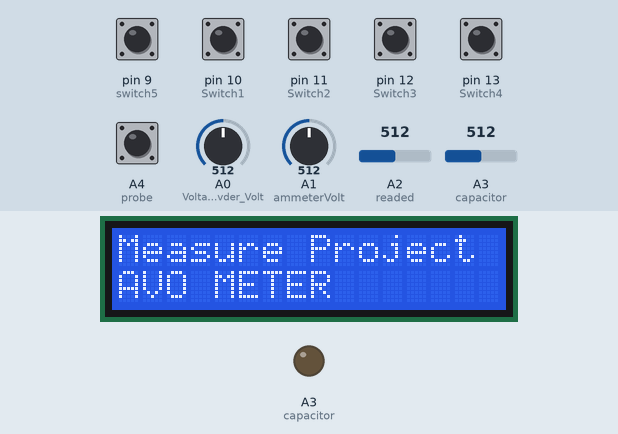
A sketch run on a simulated Arduino Uno, built with avr-gcc and run on an emulated ATmega328P. Shown: 16×2 character LCD, output pins drawn as LEDs (lit = HIGH). Inputs (shaded band) come from the test bench; at power-on: A4 (probe), pin 9 (switch5), pin 10 (Switch1), pin 11 (Switch2), pin 12 (Switch3), pin 13 (Switch4) HIGH, A1 (ammeterVolt) = 512, A0 (Voltage_Divder_Volt) = 512, A2 (readed) = 512, A3 (capacitor) = 512. Pins used as bus, display or sensor lines are not drawn; what the sketch prints to the serial monitor is not drawn.

Above: at 1.2 s.
1.3 s: pin 9 (switch5) pulled LOW for 0.15 s
At 2.5 s:
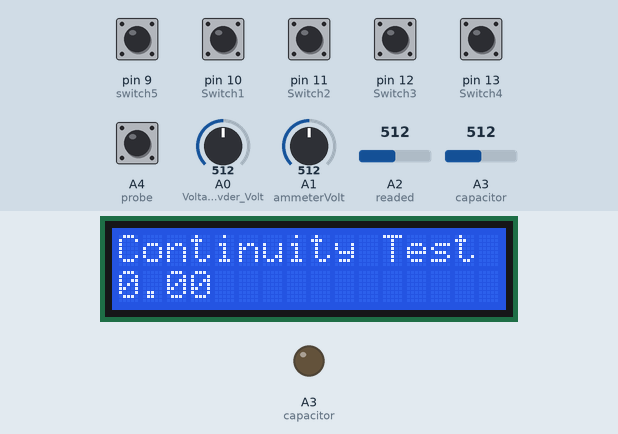
2.9 s: pin 10 (Switch1) pulled LOW for 0.15 s
At 4.1 s:
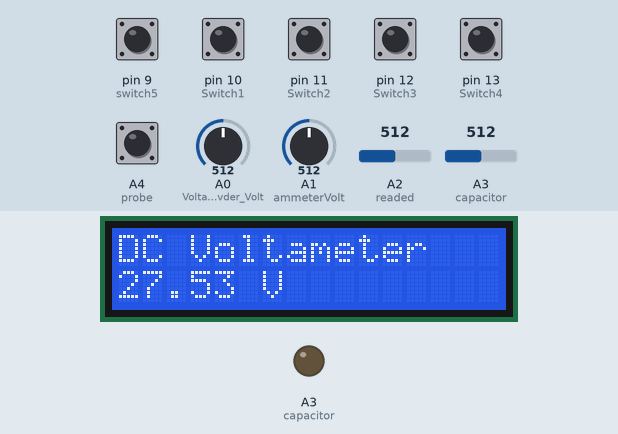
4.5 s: pin 11 (Switch2) pulled LOW for 0.15 s
At 5.3 s:
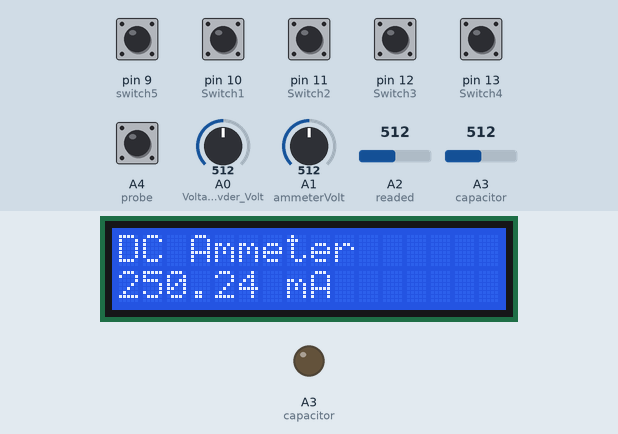
6.1 s: A1 (ammeterVolt) set to 122
At 7.5 s:
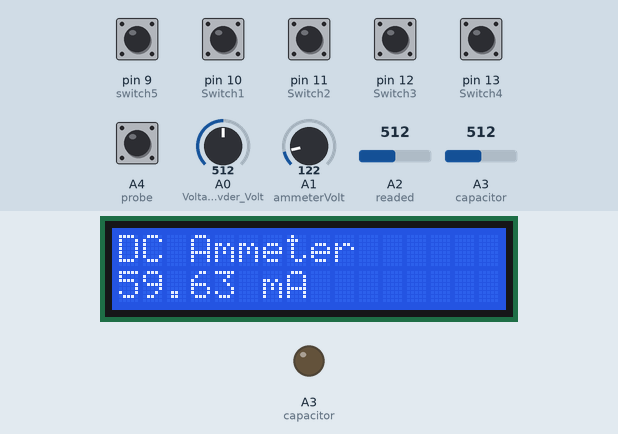
9.1 s: pin 12 (Switch3) pulled LOW for 0.15 s
At 10.0 s:
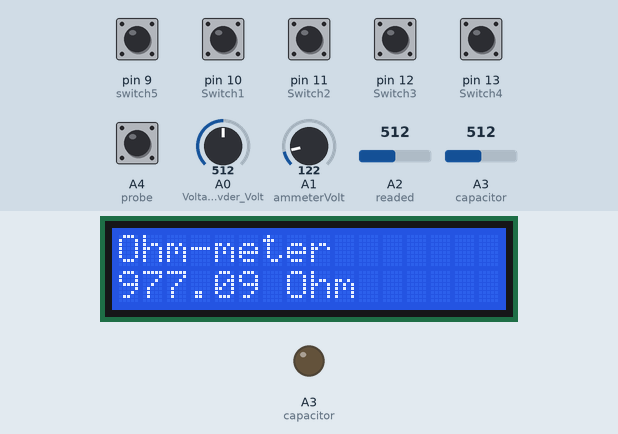
10.7 s: pin 13 (Switch4) pulled LOW for 0.15 s
Timing chart, 0 to 13.3 s (numbered marks = the images above; inputs shaded):
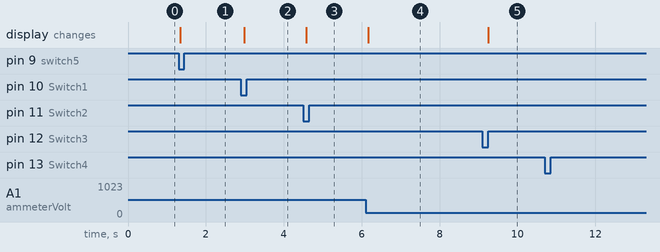

The sketch:

Measure_Project.ino
```cpp
#include <LiquidCrystal.h>

#define Voltage_Divder_Volt A0
#define ammeterVolt A1
#define readed  A2
#define capacitor  A3
#define probe A4
#define buzzer_sound A5


#define RS 2
#define EN 3
#define D4 4
#define D5 5
#define D6 6
#define D7 7

LiquidCrystal lcd(RS, EN, D4, D5, D6, D7);


//Resistors
#define Shunt_Resistance 10
#define Series_Resistance  1
#define Ammeter_Resistance 0.01

int switch5 = 9;
int Switch1 = 10;
int Switch2 = 11;
int Switch3 = 12;
int Switch4 = 13;
int VCC = 8 ;

int Active_Device = 0 ;


int Pressed_Button() {
  for (int i = 9 ; i < 14 ; i++) {
    if (digitalRead(i) == LOW) {

      return i;
    }
  }
  return -1;
}

void setup() {
  Serial.begin(9600);
  pinMode(Voltage_Divder_Volt, INPUT);
  pinMode(ammeterVolt, INPUT);
  pinMode(readed, INPUT);
  pinMode(Switch1, INPUT_PULLUP);
  pinMode(Switch2, INPUT_PULLUP);
  pinMode(Switch3, INPUT_PULLUP);
  pinMode(Switch4, INPUT_PULLUP);
  pinMode(switch5, INPUT_PULLUP);
  pinMode(probe, INPUT_PULLUP);
  pinMode(buzzer_sound, OUTPUT);
  pinMode(VCC , OUTPUT) ;
  digitalWrite(VCC , LOW );
  lcd.begin(16, 2);


}

void Print_Reading(String Device , float Reading , String Unit , int Fraction_Num = 2 ) {
  lcd.clear();  // Clear previous output
  lcd.setCursor(0, 0);
  lcd.print(Device);

  lcd.setCursor(0, 1);
  lcd.print(Reading, Fraction_Num);  // Print float with 2 decimal places
  lcd.print(" ");
  lcd.print(Unit);
}

void WelcomeMessage(){
  lcd.clear();  // Clear previous output
  lcd.setCursor(0, 0);
  lcd.print("Measure Project");
  lcd.setCursor(0, 1);
  lcd.print("AVO METER");

}


void voltmeter() {
  float voltOut = (analogRead(Voltage_Divder_Volt) * 5.0)/1023;
  float voltIn = voltOut * (Shunt_Resistance + Series_Resistance) / Series_Resistance;
  Serial.print("The voltage = ");
  Serial.print(voltIn);
  Serial.println(" V");
  Print_Reading("DC Voltameter" , voltIn ,"V");
}

void ammeter() {
  int val = analogRead(ammeterVolt);
  float voltOut = (val * 5.0)/1023;
  float current = (voltOut / Ammeter_Resistance);
  Serial.print("The Current = ");
  Serial.print(current);
  Serial.println(" mA");
  Print_Reading("DC Ammeter" , current ,"mA");

}

void ohmmeter() {
  digitalWrite( VCC , HIGH);
  delay(100) ;
  int val = analogRead(readed);
  float volt = (val * 5.0) / 1023.0;
  float volt_across_unknown = 5.0 - volt;
  float current = volt / 979.0;
  float res = volt_across_unknown / current;
  Serial.print("resistance = ");
  Serial.print(res);
  Serial.println(" ohm");
  digitalWrite( VCC , LOW);
  if (res > 1000) {
     Print_Reading("Ohm-meter" , res/1000 ,"Kohm");
  }
  else {
     Print_Reading("Ohm-meter" , res ,"Ohm");
  }

}

void capacitance_meter() {
  float cap = 0;
  long start_time = 0;
  long time_interval = 0;

  digitalWrite(VCC, LOW);
  pinMode(capacitor, OUTPUT);
  digitalWrite(capacitor, LOW);
  delay(500);

  pinMode(capacitor, INPUT);
  start_time = micros();
  digitalWrite(VCC, HIGH);
  while (analogRead(capacitor) < 646) {}

  time_interval = micros() - start_time;
  cap = (float)time_interval / 10000.0;

  Serial.print("capacitance = ");
  Serial.print(cap);
  Serial.println(" uF");
  digitalWrite(VCC, LOW);
  Print_Reading("Capacitance-meter" , cap ," uF");
  delay(100);

}


void buzzer()
{
  int state = 0;
  state = digitalRead(probe);

  if (state == LOW) {
    tone(buzzer_sound, 985);
    Print_Reading("Continuity Test" , 1 ," ");

  }
  else {noTone(buzzer_sound);Print_Reading("Continuity Test" , 0 ," ");}
  delay(100);
}


void loop() {

int newPressed = Pressed_Button();
if (newPressed != -1 && newPressed != Active_Device) {
  Active_Device = newPressed;
}


  switch (Active_Device) {
    case 9:
      Serial.println("Now buzzer");
      buzzer();
      break;

    case 10:
      noTone(buzzer_sound);
      Serial.println("Now Voltmeter");
      voltmeter();
      break;

    case 11:
      noTone(buzzer_sound);
      Serial.println("Now Ammeter");
      ammeter();
      break;

    case 12:
      noTone(buzzer_sound);
      Serial.println("Now Ohmmeter");
      ohmmeter();
      break;

    case 13:
      noTone(buzzer_sound);
      Serial.println("Now Capacitance");
      capacitance_meter();
      break;

    default:
      WelcomeMessage();
      noTone(buzzer_sound);
      break;
  }

  delay(100) ;
}
```

Measured:
- after the input at 1.3 s, the display: changes at once (image 1)
- after the input at 2.9 s, the display: changes after 0.08 s (image 2)
- after the input at 4.5 s, the display: changes after 0.08 s (image 3)
- after the input at 6.1 s, the display: changes after 0.07 s (image 4)
- after the input at 9.1 s, the display: changes after 0.15 s (image 5)
